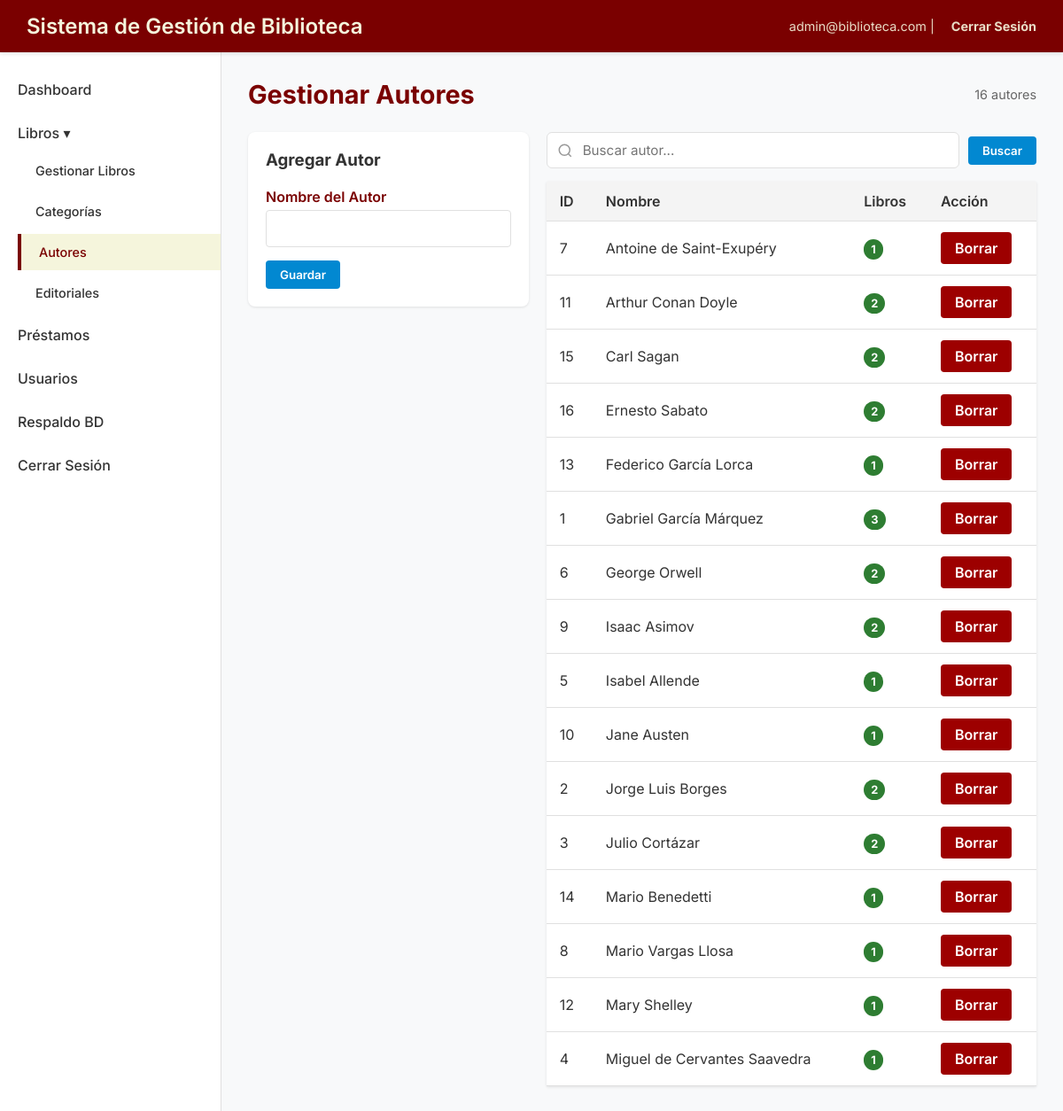
/pages/authors.php (signed in), run on the app's committed database.
### tables this page shows
CREATE TABLE IF NOT EXISTS `authors` (
    `id` INT AUTO_INCREMENT PRIMARY KEY,
    `name` VARCHAR(255) NOT NULL
);

### pages/authors.php (the view, shortened to what this page needs)
<?php
require_once __DIR__ . '/../config.php';
require_once __DIR__ . '/../includes/header.php';
$search = isset($_GET['search']) ? trim($_GET['search']) : '';
$per_page = 20;
$page = isset($_GET['page']) ? max(1, intval($_GET['page'])) : 1;
$offset = ($page - 1) * $per_page;
$where = '';
$params = [];
$count_stmt = $pdo->prepare("SELECT COUNT(*) FROM authors $where");
$count_stmt->execute($params);
$total = $count_stmt->fetchColumn();
$stmt = $pdo->prepare("SELECT * FROM authors $where ORDER BY name ASC LIMIT $per_page OFFSET $offset");
$stmt->execute($params);
$authors = $stmt->fetchAll();
?>
<?php require_once __DIR__ . '/../includes/sidebar.php'; ?>
<div class="content-header">
    <h2>Gestionar Autores</h2>
    <span id="result-count" style="color: #666; font-size: 0.9rem;"><?php echo number_format($total); ?> autores</span>
</div>
<div style="display: flex; gap: 20px;">
    <?php if ($_SESSION['user_role'] !== 'Lector'): ?>
    <div class="form-container" style="flex: 1; height: max-content;">
        <h3>Agregar Autor</h3><br>
        <form method="POST">
            <div class="form-group">
                <label>Nombre del Autor</label>
                <input type="text" name="name" class="form-control" required>
            </div>
            <button type="submit" name="add_item" class="btn btn-primary">Guardar</button>
        </form>
    </div>
    <?php endif; ?>
    <div style="flex: 2;">
        <form method="GET" class="search-filters-bar" style="margin-bottom: 15px;" id="searchForm">
            <div class="search-input-wrapper">
                <input type="text" name="search" id="liveSearchInput" class="search-input" placeholder="Buscar autor..." value="<?php echo htmlspecialchars($search); ?>" autocomplete="off">
            </div>
            <button type="submit" class="btn btn-primary">Buscar</button>
        </form>
        <div id="searchResults">
        <table class="data-table">
            <thead>
                <tr>
                    <th>ID</th>
                    <th>Nombre</th>
                    <th>Libros</th>
                    <th>Acción</th>
                </tr>
            </thead>
            <tbody>
                <?php foreach ($authors as $item):
                    $book_count = $pdo->prepare("SELECT COUNT(*) FROM books WHERE author_id = ?");
                    $book_count->execute([$item['id']]);
                    $count = $book_count->fetchColumn();
                ?>
                <tr>
                    <td><?php echo $item['id']; ?></td>
                    <td><?php echo htmlspecialchars($item['name']); ?></td>
                    <td><span class="status-badge status-available"><?php echo $count; ?></span></td>
                    <?php if ($_SESSION['user_role'] !== 'Lector'): ?>
                    <td>
                        <a href="authors.php?delete=<?php echo $item['id']; ?>" class="btn btn-delete" onclick="return confirm('¿Borrar autor? Se desvinculará de sus libros.');">Borrar</a>
                    </td>
                    <?php else: ?>
                    <td>-</td>
                    <?php endif; ?>
                </tr>
                <?php endforeach; ?>
            </tbody>
        </table>
        </div>
    </div>
</div>
<?php require_once __DIR__ . '/../includes/footer.php'; ?>

### style.css (style rules this page uses)
:root { --color-primary: #7a0000; --color-secondary: beige; --color-accent: #9d0000; --color-success: #2e7d32; --color-warning: #f57c00; --color-info: #0288d1; --color-text-dark: #333333; --color-bg-light: #f8f9fa; --color-border: #e0e0e0; }
* { margin: 0; padding: 0; box-sizing: border-box; font-family: 'Inter', 'Roboto', 'Helvetica Neue', Arial, sans-serif; }
body { background-color: var(--color-bg-light); color: var(--color-text-dark); display: flex; flex-direction: column; min-height: 100vh; }
.content-header { display: flex; justify-content: space-between; align-items: center; margin-bottom: 25px; }
.content-header h2 { font-size: 1.8rem; color: var(--color-primary); }
.btn { padding: 8px 16px; border: none; border-radius: 4px; cursor: pointer; font-weight: 600; text-decoration: none; display: inline-block; transition: background-color 0.2s; color: white; }
.btn-primary { background-color: var(--color-info); }
.btn-delete { background-color: var(--color-accent); }
.data-table { width: 100%; background: #fff; border-collapse: collapse; box-shadow: 0 1px 3px rgba(0,0,0,0.1); }
.data-table th, .data-table td { padding: 12px 15px; text-align: left; border-bottom: 1px solid var(--color-border); }
.data-table th { background-color: #f4f4f4; font-weight: 600; color: var(--color-text-dark); }
.status-badge { padding: 4px 8px; border-radius: 12px; font-size: 0.8rem; font-weight: bold; color: white; }
.status-available { background-color: var(--color-success); }
.form-group { margin-bottom: 15px; text-align: left; }
.form-group label { display: block; margin-bottom: 5px; font-weight: 600; color: var(--color-primary); }
.form-control { width: 100%; padding: 10px; border: 1px solid var(--color-border); border-radius: 4px; font-size: 1rem; }
.form-container { background: white; padding: 20px; border-radius: 8px; box-shadow: 0 1px 3px rgba(0,0,0,0.1); max-width: 600px; }
.search-filters-bar { display: flex; gap: 10px; align-items: center; margin-bottom: 20px; flex-wrap: wrap; }
.search-input-wrapper { position: relative; flex: 1; min-width: 250px; }
.search-input { width: 100%; padding: 10px 12px 10px 40px; border: 1px solid var(--color-border); border-radius: 6px; font-size: 0.95rem; transition: border-color 0.2s, box-shadow 0.2s; background: white; }
#searchResults { transition: opacity 0.15s ease; }

### data on the page
authors: id "7", name "Antoine de Saint-Exupéry", count "1"
authors: id "11", name "Arthur Conan Doyle", count "2"
authors: id "15", name "Carl Sagan", count "2"
authors: id "16", name "Ernesto Sabato", count "2"
authors: id "13", name "Federico García Lorca", count "1"
authors: id "1", name "Gabriel García Márquez", count "3"
authors: id "6", name "George Orwell", count "2"
authors: id "9", name "Isaac Asimov", count "2"
authors: id "5", name "Isabel Allende", count "1"
authors: id "10", name "Jane Austen", count "1"
authors: id "2", name "Jorge Luis Borges", count "2"
authors: id "3", name "Julio Cortázar", count "2"
authors: id "14", name "Mario Benedetti", count "1"
authors: id "8", name "Mario Vargas Llosa", count "1"
authors: id "12", name "Mary Shelley", count "1"
authors: id "4", name "Miguel de Cervantes Saavedra", count "1"

### other printed values
$usuario_logueado "admin@biblioteca.com"
$total "16"
